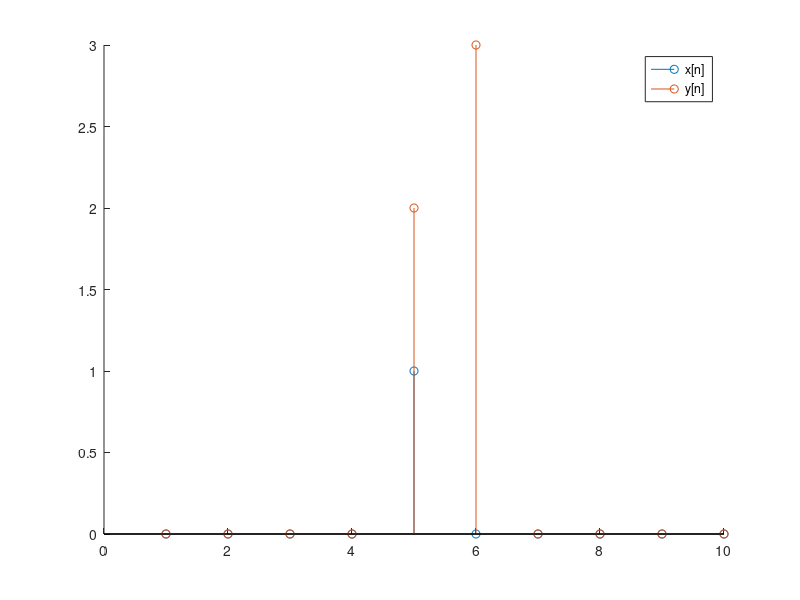

Reproduce this figure in MATLAB.
%script demo basic filtering 23/01/2019

N=10;
x=zeros(N,1);
x(5)=1;

for n=2:N;
    y(n)= 2*x(n)+3*x(n-1);
end

figure 
hold on
stem(x)
stem(y)
legend('x[n]','y[n]')
hold off